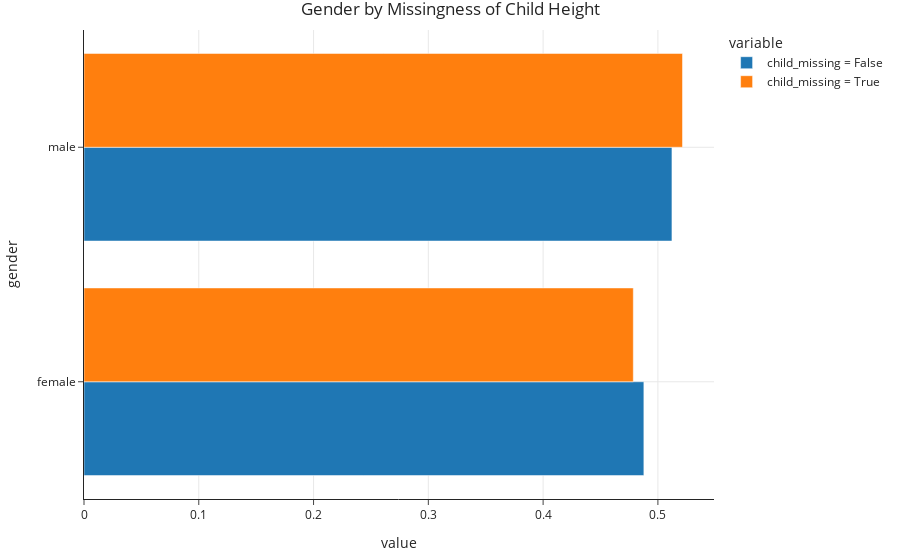

Here is the notebook cell this chart was saved with:
### Markdown cell above
- What test statistic do we use to compare categorical distributions?

### Code cell
gender_dist.plot(kind='barh', title='Gender by Missingness of Child Height', barmode='group')

### Figure 1 — Plotly figure (JSON) as saved in the notebook; plotly's stock layout.template omitted (floating-point values rounded to 4 significant figures)
{"data": [{"alignmentgroup": "True", "hovertemplate": "variable=child_missing = False<br>value=%{x}<br>gender=%{y}<extra></extra>", "legendgroup": "child_missing = False", "marker": {"color": "#1F77B4", "pattern": {"shape": ""}}, "name": "child_missing = False", "offsetgroup": "child_missing = False", "orientation": "h", "showlegend": true, "textposition": "auto", "type": "bar", "x": [0.4878, 0.5122], "xaxis": "x", "y": ["female", "male"], "yaxis": "y"}, {"alignmentgroup": "True", "hovertemplate": "variable=child_missing = True<br>value=%{x}<br>gender=%{y}<extra></extra>", "legendgroup": "child_missing = True", "marker": {"color": "#FF7F0E", "pattern": {"shape": ""}}, "name": "child_missing = True", "offsetgroup": "child_missing = True", "orientation": "h", "showlegend": true, "textposition": "auto", "type": "bar", "x": [0.4786, 0.5214], "xaxis": "x", "y": ["female", "male"], "yaxis": "y"}], "layout": {"autosize": true, "barmode": "group", "legend": {"title": {"text": "variable"}, "tracegroupgap": 0}, "title": {"text": "Gender by Missingness of Child Height"}, "xaxis": {"anchor": "y", "autorange": true, "domain": [0, 1], "range": [0, 0.5489], "title": {"text": "value"}, "type": "linear"}, "yaxis": {"anchor": "x", "autorange": true, "domain": [0, 1], "range": [-0.5, 1.5], "title": {"text": "gender"}, "type": "category"}}}
